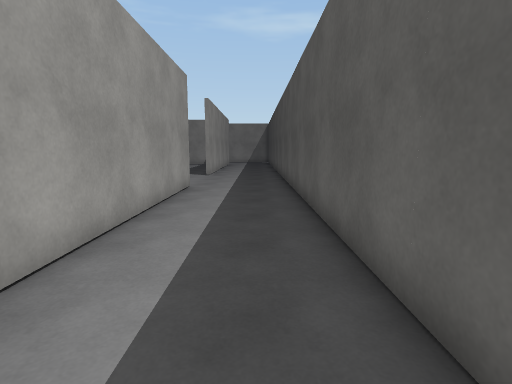
[1] (above)

16 first-person views from a walk through a 3-D level made in the Unity game engine. The camera is 1.4 m above the floor, tilts 8° down and sees 80° across. The floor is counted in squares, 1 m on a side. Each view is taken from the middle of a square. On the plan, view 1 faces up. The plan holds only what a view shows up to about 14 squares ahead; the rest is blank. The place goes on beyond the plan. The player is left out. Surface patterns are stand-ins for the level's own textures.

[2]
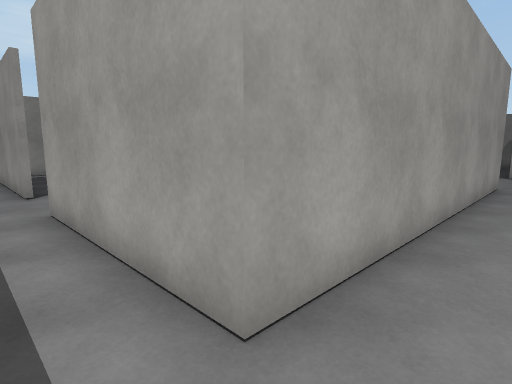

[3]
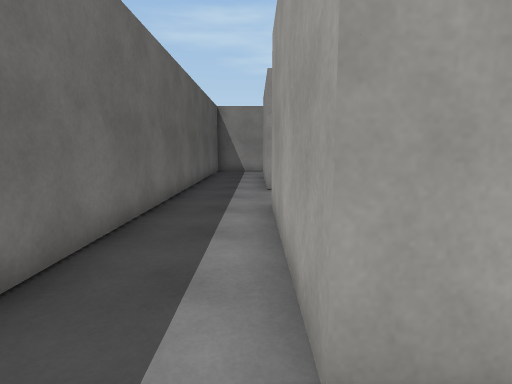

[4]
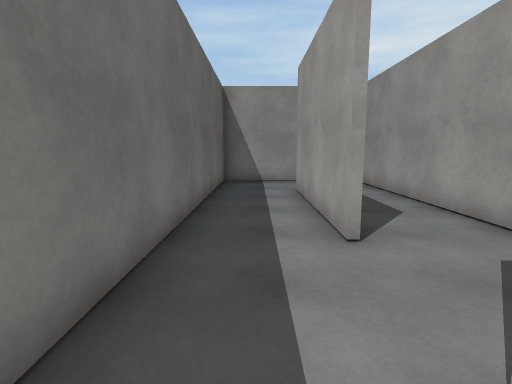

[5]
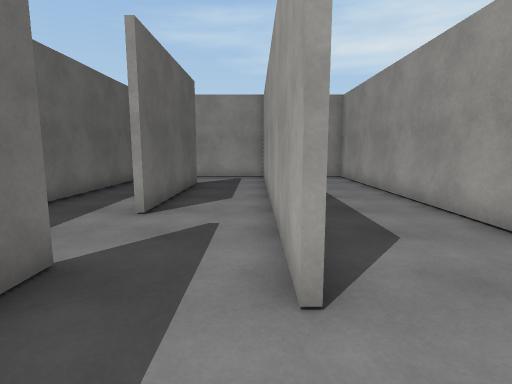

[6]
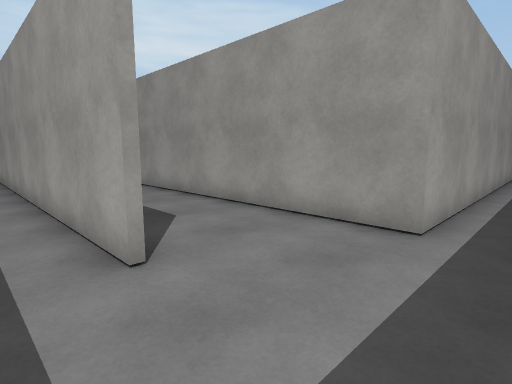

[7]
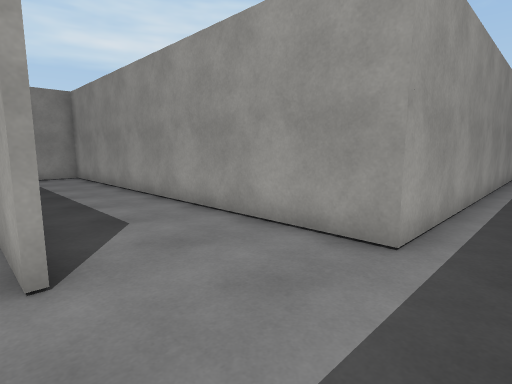

[8]
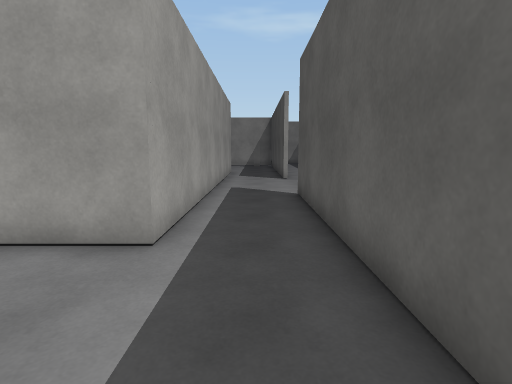

[9]
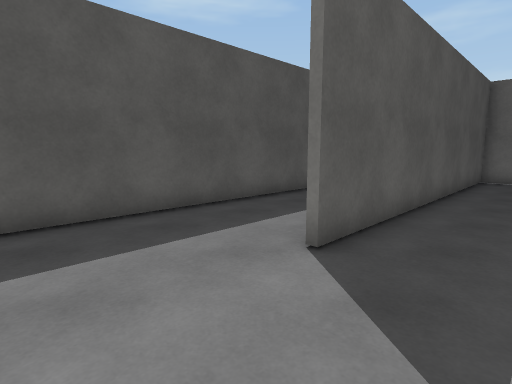

[10]
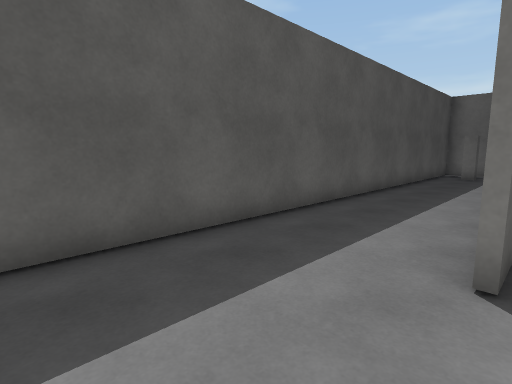

[11]
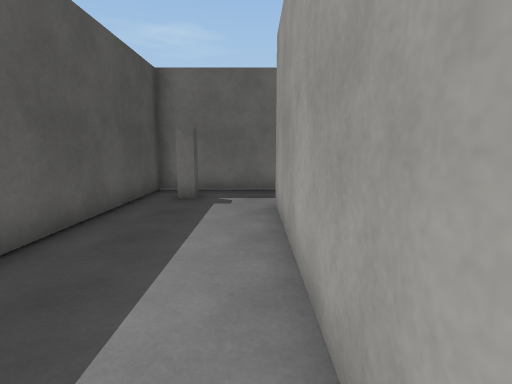

[12]
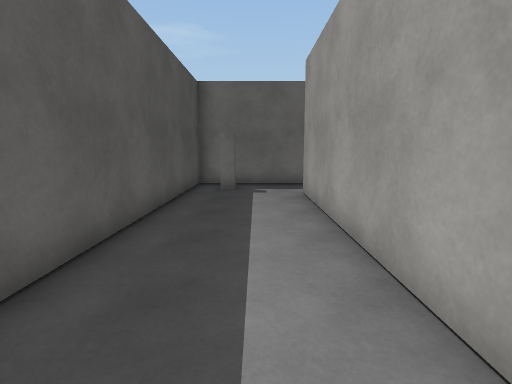

[13]
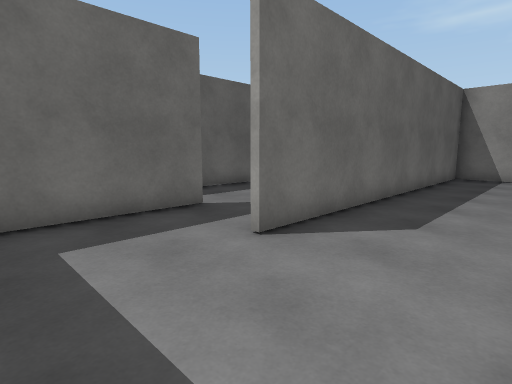

[14]
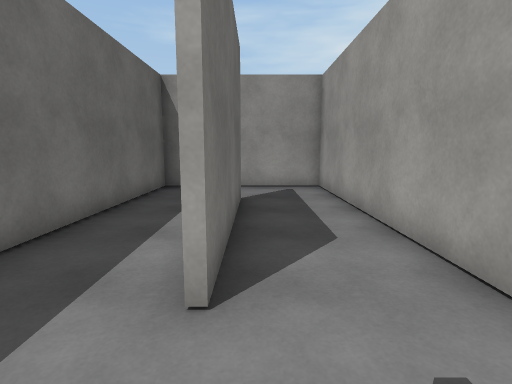

[15]
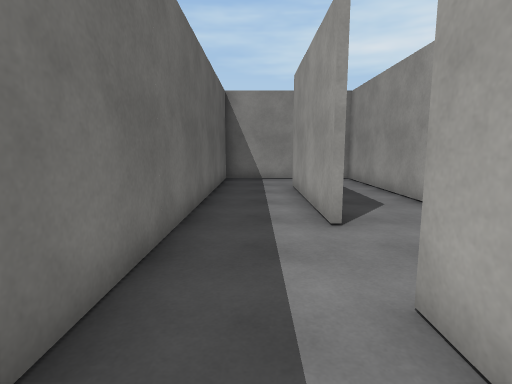

[16]
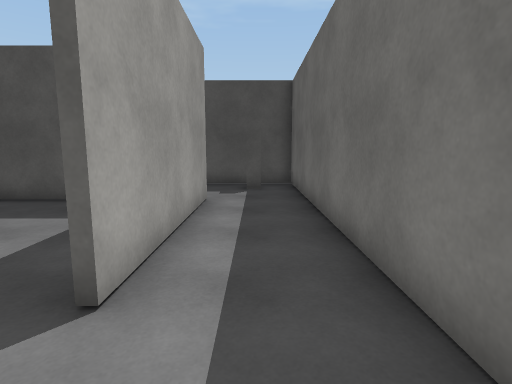

### Floor plan
Points are (right, up) in squares from view 1. A wall is a line through its corners. A room is listed if a view was taken in it or the views show most of it. See-through windows are left out.
Room 1 (views 1, 2, 3, 4, 9, 10, 11, 12, 13, 14, 15, 16)
walls: (-2.7, 4.6) (-2.7, 11.5); (-7.4, 2.4) (-20.5, 2.4); (-8.5, -0.4) (-7.5, -0.4); (-2.5, 11.5) (-2.5, -0.6) (-8.5, -0.6); (-11.4, -0.6) (-17.5, -0.6); (-0.3, -2.2) (-0.3, -1.7) (0.2, -1.7); (-5.5, 15.5) (-5.5, 6.3); (-17.5, -0.4) (-11.4, -0.4); (-20.4, 3.1) (-20.4, -3.4) (1.3, -3.4) (1.3, 14.8)
ways out: opening at (-8, 1.5) to room 2; opening at (-4.5, 5) to room 2
Room 2 (views 5, 6, 7, 8)
walls: (-7.5, -0.4) (-2.7, -0.4) (-2.7, 4.6); (-5.5, 6.3) (-19.8, 6.3); (-20.4, 5.8) (-20.4, 3.1); (-20.5, 2.6) (-7.5, 2.6)
ways out: opening at (-8, 1.5) to room 1; opening at (-4.5, 5) to room 1

Positions as (right, up) in squares from view 1, and headings:
1: (0, 0), facing up
2: (-1, -2), facing up-left
3: (-1, -1), facing left
4: (-7, -2), facing left
5: (-5, 2), facing left
6: (-4, 1), facing up-left
7: (-4, 2), facing up-left
8: (-4, 2), facing up
9: (-5, 15), facing down-right
10: (-3, 15), facing down-right
11: (-2, 7), facing down
12: (-1, 9), facing down
13: (-4, 6), facing down-left
14: (-9, 0), facing left
15: (-6, -2), facing left
16: (-11, -2), facing right
